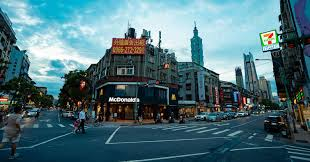
#> input picture Part08/street.jpg, 310 x 162 px
$ python blog008c.py
#> lines starting #> are read from the running program, lines starting #| are printed output that depends on the picture
import cv2
import numpy as np
import matplotlib.pyplot as plt

# 读取原始图像
img = cv2.imread('street.jpg')
#> img is the input picture: shape (162, 310, 3); mean B, G, R 119.2, 111, 78.2

# 图像二位像素转换为一维
data = img.reshape((-1,3))
data = np.float32(data)

# 定义中心 (type,max_iter,epsilon)
criteria = (cv2.TERM_CRITERIA_EPS + cv2.TERM_CRITERIA_MAX_ITER,10,1.0)

# 设置标签
flags = cv2.KMEANS_RANDOM_CENTERS

# K-Means 聚类 聚类成四类
compactness,labels,centers = cv2.kmeans(data,8,None,criteria,10,flags)
#> compactness = 38034381.6; centers = [[90.35, 80.05, 48.32], [65.12, 53.07, 20.47], [65.02, 86.68, 121.5], [203.9, 178.4, 48.62], [218.1, 203.7, 140.6], [131.5, 125.1, 94.18], [238.2, 231.3, 198.7], [18.53, 18.92, 14.38]]

# 图像转换回uint8二维类型
centers = np.uint8(centers)
#> centers = [[90, 80, 48], [65, 53, 20], [65, 86, 121], [203, 178, 48], [218, 203, 140], [131, 125, 94], [238, 231, 198], [18, 18, 14]]
res = centers[labels.flatten()]
dst = res.reshape((img.shape))
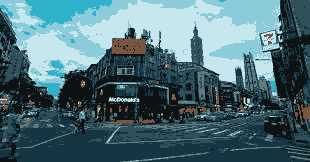
#> dst: shape (162, 310, 3); mean B, G, R 118.9, 110.7, 77.7

# 图像转换为RGB显示
img = cv2.cvtColor(img,cv2.COLOR_BGR2RGB)
dst = cv2.cvtColor(dst,cv2.COLOR_BGR2RGB)

# 用来正常显示中文标签
plt.rcParams['font.sans-serif'] = ['SimHei']

# 显示图像
titles = ['原始图像','聚类量化 K = 8']
images = [img,dst]
for i in range(2):
    plt.subplot(1,2,i+1),plt.imshow(images[i],'gray'),
    plt.title(titles[i])
    plt.xticks([]),plt.yticks([])
plt.show()
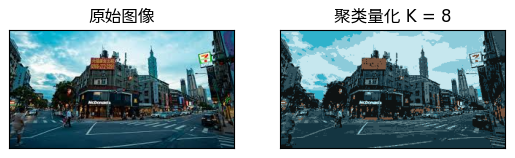
#> figure drawn by matplotlib, 2 panels
